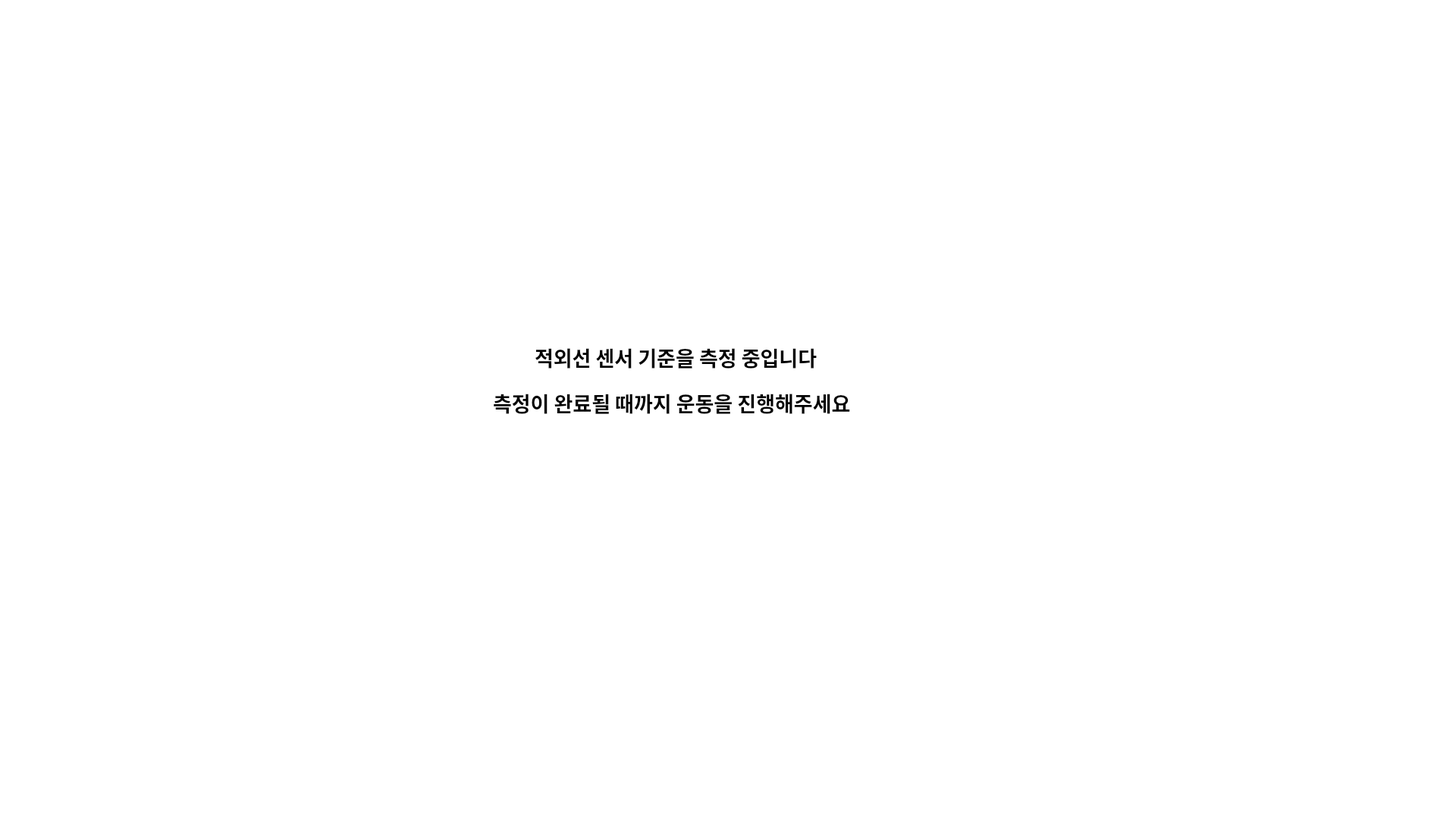
<?xml version="1.0" encoding="UTF-8"?>
<ui version="4.0">
 <class>Dialog</class>
 <widget class="QDialog" name="Dialog">
  <property name="geometry">
   <rect>
    <x>0</x>
    <y>0</y>
    <width>1920</width>
    <height>1080</height>
   </rect>
  </property>
  <property name="maximumSize">
   <size>
    <width>1920</width>
    <height>1080</height>
   </size>
  </property>
  <property name="windowTitle">
   <string>Dialog</string>
  </property>
  <property name="styleSheet">
   <string notr="true">background-color: rgb(255, 255, 255);</string>
  </property>
  <widget class="QLabel" name="label_6">
   <property name="geometry">
    <rect>
     <x>705</x>
     <y>430</y>
     <width>521</width>
     <height>81</height>
    </rect>
   </property>
   <property name="font">
    <font>
     <family>맑은 고딕</family>
     <pointsize>20</pointsize>
     <weight>75</weight>
     <bold>true</bold>
    </font>
   </property>
   <property name="text">
    <string>적외선 센서 기준을 측정 중입니다</string>
   </property>
  </widget>
  <widget class="QLabel" name="label_7">
   <property name="geometry">
    <rect>
     <x>650</x>
     <y>490</y>
     <width>651</width>
     <height>81</height>
    </rect>
   </property>
   <property name="font">
    <font>
     <family>맑은 고딕</family>
     <pointsize>20</pointsize>
     <weight>75</weight>
     <bold>true</bold>
    </font>
   </property>
   <property name="text">
    <string>측정이 완료될 때까지 운동을 진행해주세요</string>
   </property>
  </widget>
 </widget>
 <resources/>
 <connections/>
</ui>
